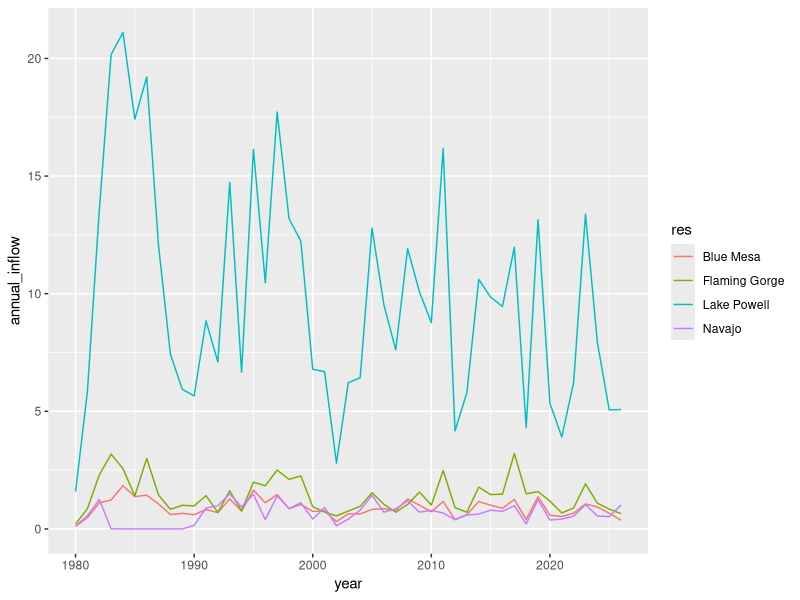
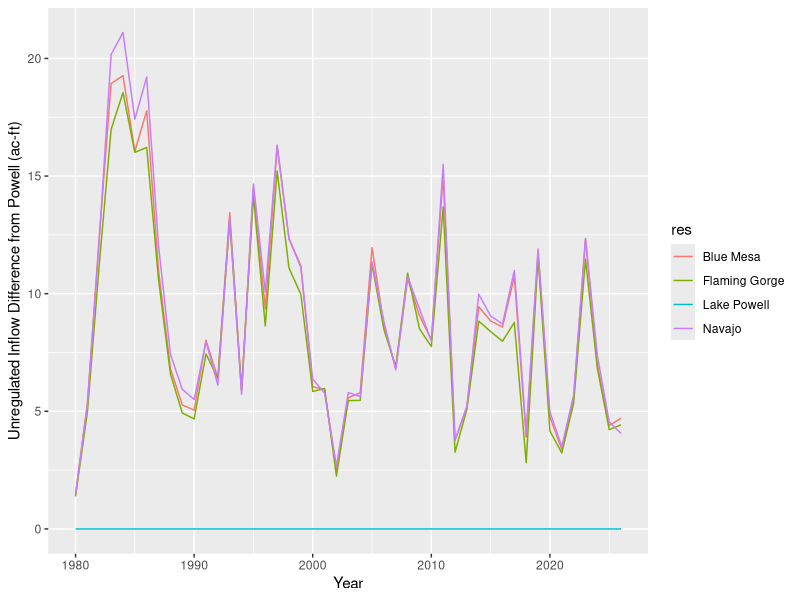

Write the R code that produced these figures, in order.
library(ggplot2)
library(dplyr)
library(lubridate)
library(tidyr)
library(writexl)

#Data load in 
bm_raw <- read.csv("Data/BlueMesaUnreg.csv")
bm_raw$res<- "Blue Mesa"

fg_raw <- read.csv("Data/FlamingGorgeUnreg.csv")
fg_raw$res <- "Flaming Gorge"

nav_raw <- read.csv("Data/NavajoUnreg.csv")
nav_raw$res <- "Navajo"

lp_raw <- read.csv("Data/LakePowellUnreg.csv")
lp_raw$res <- "Lake Powell"

#Put data into one data frame
all_raw <- rbind(bm_raw, fg_raw, lp_raw, nav_raw)

#Filters to only include dates with data for all reservoirs and sums to annual value
all_filtered <- all_raw %>%
  group_by(datetime) %>%
  filter(n_distinct(res) == n_distinct(all_raw$res)) %>%
  ungroup()

all_annual <- all_filtered %>%
  mutate(year = year(datetime)) %>%
  group_by(year, res) %>%
  summarise(
    annual_inflow = sum(unregulated.inflow.volume, na.rm = TRUE) / 1000000,
    .groups = "drop"
  )

#Graph unreg inflow

ggplot(data = all_annual) +
  geom_line(aes(x = year, y = annual_inflow, color = res))


#Creates data frame of difference between lake powell inflow and each reservoir
flow_diff <- all_annual %>%
  pivot_wider(
    names_from = res,
    values_from = annual_inflow
  ) %>%
  mutate(across(
    -year,
    ~.data[["Lake Powell"]] - .x
  )) %>%
  pivot_longer(
    cols= -year,
    names_to = "res",
    values_to = "annual_value"
  )

# Plots differences over time
ggplot(data = flow_diff) +
  geom_line(aes(x = year, y = annual_value, color = res)) +
  labs( x = "Year", y = "Unregulated Inflow Difference from Powell (ac-ft)") 



# Puts unreg at powell on x axis and the rest on the y axis
annual_wide <- all_annual %>%
  pivot_wider(
    names_from = res,
    values_from = annual_inflow
  )

  
annual_long <- annual_wide %>%
  pivot_longer(
    cols = c('Blue Mesa', 'Flaming Gorge', 'Navajo'),
    names_to = "reservoir",
    values_to = "value_y"
  )

sheets <- list("wide" = annual_wide, "long" = annual_long)
write_xlsx(sheets, "AnnualInflowAll.xlsx")
